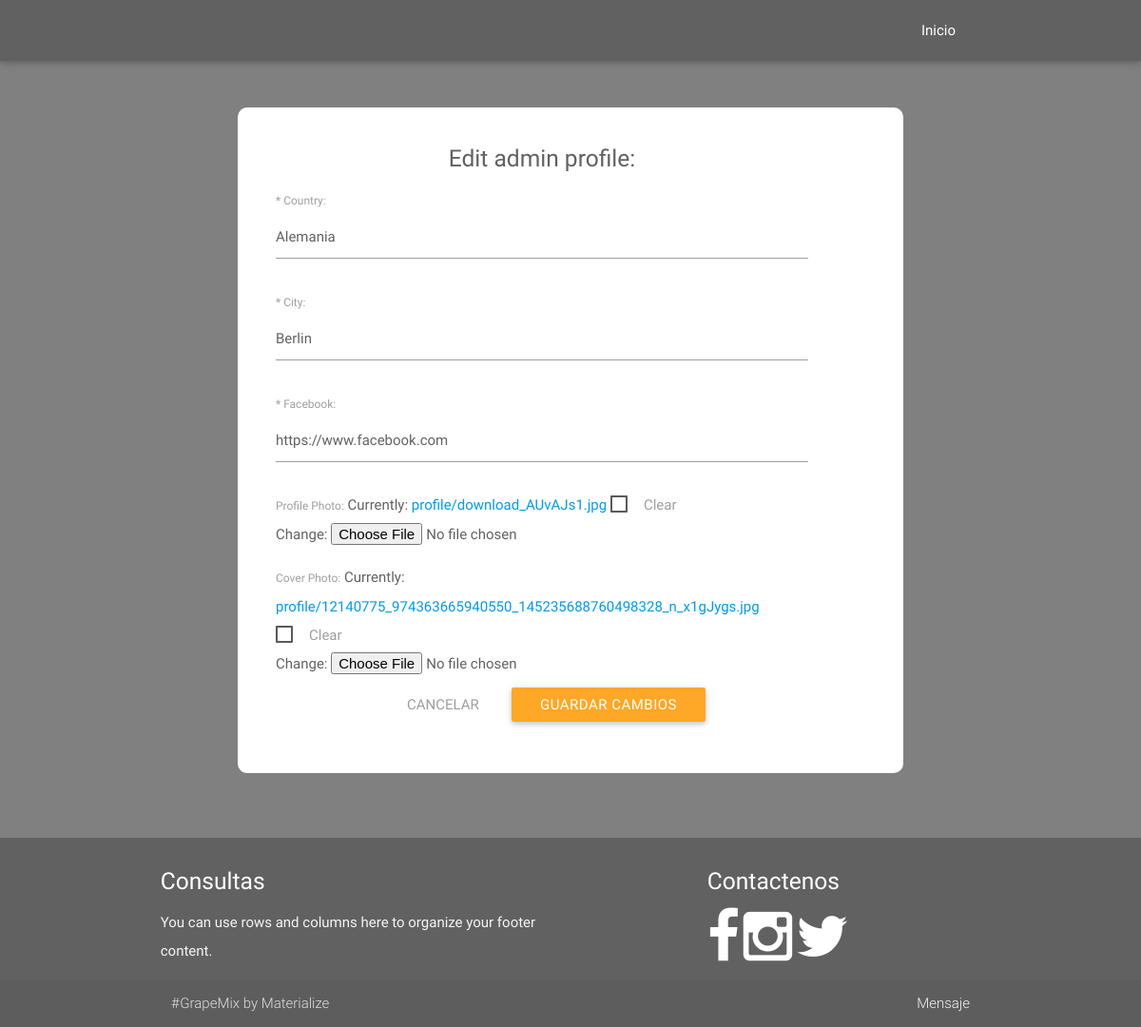
The app's page /profile/ (signed in), older data.
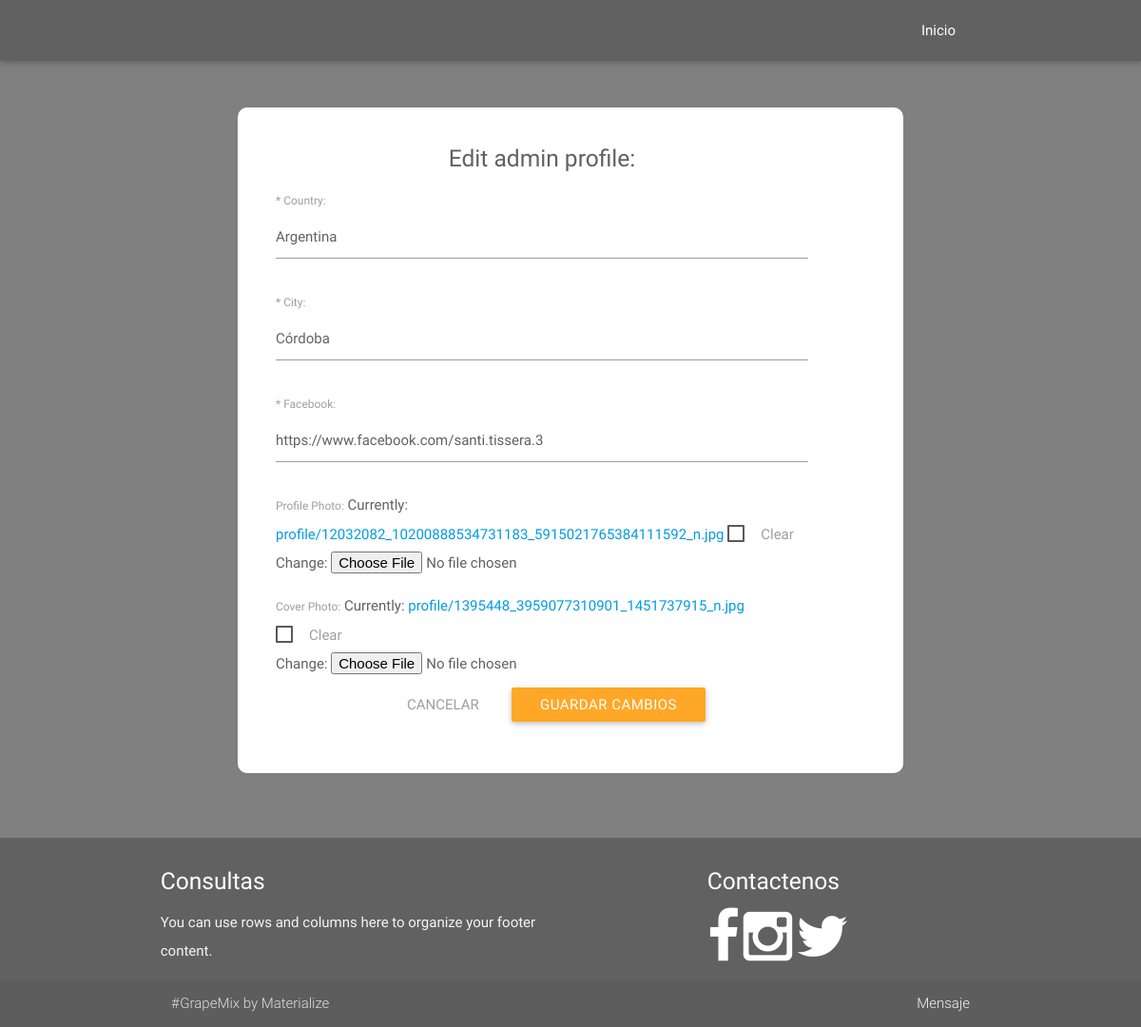
The same page, newer data.
### GMP/models.py (models this page shows)
class Profile(models.Model):
    user = models.OneToOneField(settings.AUTH_USER_MODEL, related_name='profile')
    name = models.CharField(u'Name', max_length=20, default=user)
    country = models.CharField(u'Country', max_length=20)
    city = models.CharField(u'City', max_length=50)
    facebook = models.URLField(u'Facebook', max_length=200)
    profile_photo = models.FileField(u'Profile Photo', upload_to='profile/', blank=True, default='profile/profiledef.jpg')
    cover_photo = models.FileField(u'Cover Photo', upload_to='profile/', blank=True, default='profile/coverdef.jpg')

### GMP/views.py (the view)
# urls.py: url(r'^profile/$', "GMP.views.profile", name='profile'),
@login_required(login_url='/login')
def profile(request):
    args = {}
    context = RequestContext(request)
    try:
        user = request.user
    except User.DoesNotExist:
        raise Http404('El usuario no existe')
    if request.method == 'POST':
        form = EditSocialProfileForm(request.POST, request.FILES,
                instance=user.profile)
        if form.is_valid():
            logger.info(form.instance)
            form.save()
        if not user.profile.profile_photo:
            user.profile.profile_photo ='../multimedia/profile/profiledef.jpg'
            user.profile.save()
    else:
        form = EditSocialProfileForm(instance=user.profile)
    args['form'] = form
    return render(request, 'profile.html', args)

### GMP/forms.py
class EditSocialProfileForm(forms.ModelForm):
    error_css_class = 'alert alert-danger'
    class Meta:
        model = Profile
        exclude = ('user','name' )
    def __init__(self, *args, **kwargs):
        super(EditSocialProfileForm, self).__init__(*args, **kwargs)
        for (field_name, field) in self.fields.items():
            field.widget.attrs['class'] = 'form-control'
            if field.required:
                field.widget.attrs['placeholder'] = 'Requerido'
                field.label = '* ' + field.label

### GMP/templates/profile.html (shortened to what this page needs)
{% extends 'base.html' %}
{% load staticfiles %}
{% load static %}
{% block content %}
<head>
    <nav class="color" role="navigation">
        <div class="nav-wrapper container col s12 m8 offset-m2 l6 offset-l3" style="heigh:50px;">
            <ul class="right hide-on-med-and-down">
                <a href="{% url 'GMP:home' %}"><li>Inicio</li></a>
            </ul>
        </div>
    </nav>
</head>
<body>
    <div class="form_perfil">
        <form class="col s12" method="post"  action="{% url 'GMP:profile' %} "enctype="multipart/form-data">{% csrf_token %}
            <div id="form_name">
                <center><h5 class="header center grey-text text-darken-2" style="margin-top:20px;">Edit {{ user }} profile:</h5>
                    {{ form.as_p }}
                    <a href="#" class="grey-text waves-effect waves-orange btn-flat">Cancelar</a>
                    <button type="submit" class="white-text waves-effect orange waves btn">GUARDAR CAMBIOS</button></center>
                    </div>
                    </form>
            </div><br><br><br>
            <footer class="page-footer">
                <div class="container">
                    <div class="row">
                        <div class="col l6 s12">
                            <h5 class="white-text">Consultas</h5>
                            <p class="grey-text text-lighten-4">You can use rows and columns here to organize your footer content.</p>
                        </div>
                        <div class="col l4 offset-l2 s12">
                            <h5 class="white-text">Contactenos</h5>
                            <ul style="color:white;">
                                <i class="fa fa-facebook  fa-4x"></i>
                                <i class="fa fa-instagram fa-4x"></i>
                                <i class="fa fa-twitter fa-4x"></i>
                            </ul>
                        </div>
                    </div>
                </div>
                <div class="footer-copyright">
                    <div class="container">
                        #GrapeMix by Materialize
                        <a class="grey-text text-lighten-4 right" href="#!">Mensaje</a>
                    </div>
                </div>
            </footer>
            </body>
        {% endblock %}

### GMP/templates/base.html (shortened to what this page needs)
{% load staticfiles %}
<!DOCTYPE html>
<html lang="en">
    <head>
        <link type="text/css" href="{% static 'js/jPlayer-master/dist/skin/blue.monday/css/jplayer.blue.monday.css'%}" rel="stylesheet" />
        <link href="{% static 'css/materialize.css'%}" type="text/css" rel="stylesheet" media="screen,projection"/>
        <link href="{% static 'css/style.css'%}" type="text/css" rel="stylesheet" media="screen,projection"/>
        <link href="{% static 'css/font-awesome.min.css'%}" type="text/css" rel="stylesheet"/>
    </head>
    <body>
        {% block content %}
        {% endblock %}
    </body>
</html>

### GMP/static/css/style.css (style rules this page uses)
body { color: #616161; background-color: gray; }
nav ul a, nav .brand-logo { color: white; background-color: #616161; }
p { line-height: 2rem; }
footer.page-footer { margin: 0; }
.color { background-color:#616161; }
.form_perfil { width: 700px; height: 700px; margin: auto; background-color: #FFF; border-radius: 10px; }
#form_name { height: 30%; width: 80%; margin-left: 40px; margin-top: 7%; }

Row changes from the older to the newer data that the page shows:
changed Profile: country "Alemania" → "Argentina"; city "Berlin" → "Córdoba"; facebook "https://www.facebook.com" → "https://www.facebook.com/santi.tissera.3"
Text that changed along with them:
text no longer shown: "* Country: * City: * Facebook: Profile Photo: Currently: profile/download_AUvAJs1.jpg Clear Change: Cover Photo: Currently: profile/12140775_974363665940550_145235688760498328_n_x1gJygs.jpg Clear Change:"
text now shown: "* Country: * City: * Facebook: Profile Photo: Currently: profile/12032082_10200888534731183_5915021765384111592_n.jpg Clear Change: Cover Photo: Currently: profile/1395448_3959077310901_1451737915_n.jpg Clear Change:"
